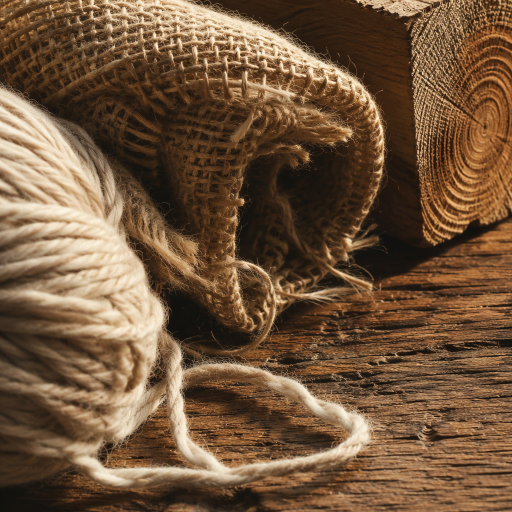
//> input picture 底层算法演示/图像滤波/assets/texture.png, 1024 x 1024 px (shown at 1/2 size)
$ ./image_filtering -i=../assets/texture.png   (built with g++ and OpenCV 4)
//> lines starting //> are read from the running program, lines starting //| are printed output that depends on the picture
/**
 * @file    image_filtering.cpp
 * @brief   图像滤波演示：高斯、中值、双边滤波与锐化的效果对比。
 * @details 流程：选择滤波器类型 -> 设定核大小 -> 卷积运算 -> 对比效果。
 * @note    依赖：OpenCV 4.x（core / imgproc / imgcodecs / highgui）
 *          高斯/均值按空间距离加权，边缘一起被模糊；中值对椒盐噪声最有效；
 *          双边滤波同时考虑空间距离与灰度差，因此能「保边去噪」。
 */

#include <algorithm>
#include <cmath>
#include <iomanip>
#include <iostream>
#include <string>
#include <vector>

#include <opencv2/opencv.hpp>
#include <opencv2/core/utils/filesystem.hpp>

namespace {

const int kPanelWidth = 480;
const int kPanelHeight = 360;
const int kTitleHeight = 30;

/** @brief 在若干候选位置中查找素材，便于从不同工作目录运行。 */
std::string locateAsset(const std::string& fileName)
{
    const std::vector<std::string> candidates = {
        "../../assets/" + fileName, "../assets/" + fileName, "assets/" + fileName};
    for (const auto& path : candidates) {
        if (cv::utils::fs::exists(path)) {
            return path;
        }
    }
    return candidates.front();
}

/** @brief 由素材路径推导输出目录：<demo>/assets/x.png -> <demo>/output。 */
std::string outputDirFor(const std::string& inputPath)
{
    std::string dir = inputPath;
    const size_t slash = dir.find_last_of("/\\");
    dir = (slash == std::string::npos) ? "." : dir.substr(0, slash);
    const size_t slash2 = dir.find_last_of("/\\");
    const std::string leaf = (slash2 == std::string::npos) ? dir : dir.substr(slash2 + 1);
    if (leaf == "assets") {
        dir = (slash2 == std::string::npos) ? "." : dir.substr(0, slash2);
    }
    return dir + "/output";
}

/** @brief 等比缩放并居中留白到固定面板。 */
cv::Mat fitPanel(const cv::Mat& image, const std::string& title)
{
    cv::Mat bgr;
    if (image.channels() == 1) {
        cv::cvtColor(image, bgr, cv::COLOR_GRAY2BGR);
    } else {
        bgr = image;
    }
    const double scale =
        std::min(kPanelWidth / static_cast<double>(bgr.cols),
                 kPanelHeight / static_cast<double>(bgr.rows));
    cv::Mat scaled;
    cv::resize(bgr, scaled, cv::Size(), scale, scale, cv::INTER_AREA);
    cv::Mat panel(kPanelHeight + kTitleHeight, kPanelWidth, CV_8UC3, cv::Scalar(255, 255, 255));
    const int x = (kPanelWidth - scaled.cols) / 2;
    const int y = kTitleHeight + (kPanelHeight - scaled.rows) / 2;
    scaled.copyTo(panel(cv::Rect(x, y, scaled.cols, scaled.rows)));
    cv::putText(panel, title, cv::Point(8, 21), cv::FONT_HERSHEY_SIMPLEX, 0.5,
                cv::Scalar(0, 0, 0), 1, cv::LINE_AA);
    return panel;
}

/** @brief 按列数拼接等尺寸面板。 */
cv::Mat montage(const std::vector<cv::Mat>& panels, int cols)
{
    const int rows = static_cast<int>((panels.size() + cols - 1) / cols);
    cv::Mat canvas(rows * panels[0].rows, cols * panels[0].cols, CV_8UC3, cv::Scalar(255, 255, 255));
    for (size_t i = 0; i < panels.size(); ++i) {
        const int r = static_cast<int>(i) / cols;
        const int c = static_cast<int>(i) % cols;
        panels[i].copyTo(canvas(cv::Rect(c * panels[i].cols, r * panels[i].rows,
                                         panels[i].cols, panels[i].rows)));
    }
    return canvas;
}

/**
 * @brief  用拉普拉斯方差衡量图像的高频（细节/噪声）强度。
 * @param  gray 灰度图。
 * @return 拉普拉斯响应的方差，越大越锐利。
 */
double sharpness(const cv::Mat& gray)
{
    cv::Mat laplacian;
    cv::Laplacian(gray, laplacian, CV_32F, 3);
    cv::Scalar mean;
    cv::Scalar stddev;
    cv::meanStdDev(laplacian, mean, stddev);
    return stddev[0] * stddev[0];
}

}  // namespace

/**
 * @brief  主流程：四种滤波 + 锐化的对比。
 * @param  argc 参数个数。
 * @param  argv 参数列表。
 * @return 0 表示成功，非 0 表示失败。
 */
int main(int argc, char** argv)
{
    const cv::String keys =
        "{help h usage ? |      | 打印帮助信息 }"
        "{i input        |      | 输入图像路径，缺省读取 assets/texture.png }"
        "{o output       |      | 输出图像路径，缺省写入 <目录>/output/image_filtering.png }"
        "{k kernel       | 7    | 高斯/中值滤波的核大小（奇数） }"
        "{s sigma        | 0    | 高斯标准差，0 表示由核大小推导 }"
        "{e sigmaColor   | 60   | 双边滤波的颜色标准差 }"
        "{d display      | 0    | 是否弹窗显示 (1=显示, 0=不显示) }";

    cv::CommandLineParser parser(argc, argv, keys);
    parser.about("图像滤波演示: 高斯 / 中值 / 双边 / 锐化\n参数请使用 --key=value 形式");
    if (parser.has("help")) {
        parser.printMessage();
        return 0;
    }
    if (!parser.check()) {
        parser.printErrors();
        parser.printMessage();
        return -1;
    }

    std::string inputPath = parser.get<std::string>("input");
    if (inputPath.empty()) {
        inputPath = locateAsset("texture.png");
    }
    const cv::Mat src = cv::imread(inputPath, cv::IMREAD_COLOR);
//> src is the input picture: 1024 rows x 1024 cols, CV_8UC3; mean B, G, R 60.3, 85.8, 113.6
    if (src.empty()) {
        std::cerr << "无法读取图像: " << inputPath << std::endl;
        return -1;
    }
    cv::Mat gray;
    cv::cvtColor(src, gray, cv::COLOR_BGR2GRAY);
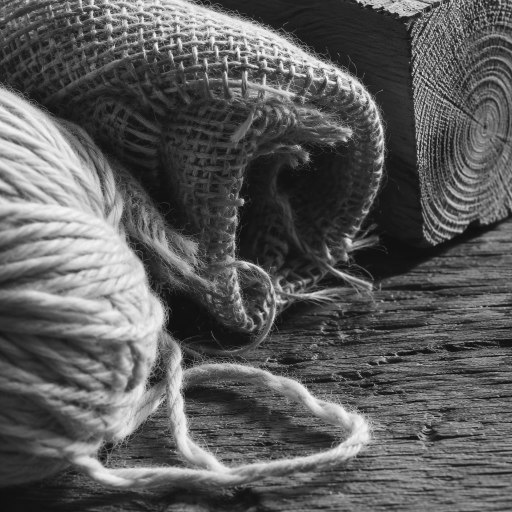
//> gray: 1024 rows x 1024 cols, CV_8UC1 (shown at 1/2 size); min 6, max 251, mean 91.2

    int kernel = parser.get<int>("kernel");
    if (kernel < 3 || kernel % 2 == 0) {
        std::cerr << "kernel 必须是不小于 3 的奇数，已改用 7" << std::endl;
        kernel = 7;
    }
    const double sigma = parser.get<double>("sigma");

    // 步骤 1~2：按核大小与标准差构造各滤波器。
    // 为了体现降噪效果，先人为加入高斯噪声作为输入。
    cv::Mat noisy;
    cv::Mat noise(gray.size(), CV_32F);
    cv::RNG rng(20261119);
    rng.fill(noise, cv::RNG::NORMAL, 0.0, 18.0);
    cv::Mat grayFloat;
    gray.convertTo(grayFloat, CV_32F);
    cv::Mat noisyFloat = grayFloat + noise;
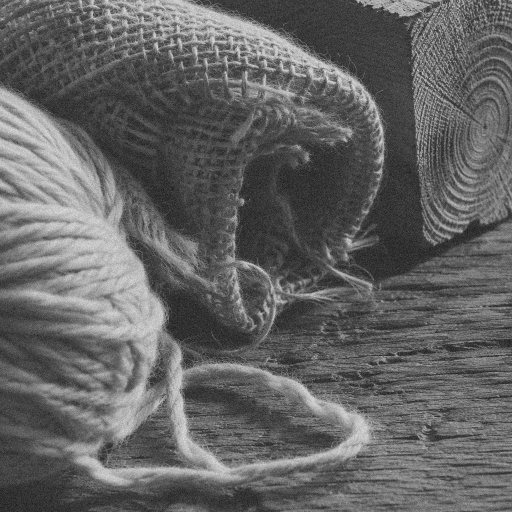
//> noisyFloat: 1024 rows x 1024 cols, CV_32FC1 (shown at 1/2 size); min -51.63, max 312.1, mean 91.2; drawn with min black and max white
    noisyFloat.convertTo(noisy, CV_8U);

    // 步骤 3：卷积运算。
    cv::Mat gaussian;
    cv::Mat median;
    cv::Mat bilateral;
    cv::Mat sharpened;
    cv::GaussianBlur(noisy, gaussian, cv::Size(kernel, kernel), sigma);
    cv::medianBlur(noisy, median, kernel);
    cv::bilateralFilter(noisy, bilateral, kernel, parser.get<double>("sigmaColor"),
                        kernel / 2.0);
    // 非锐化掩模：原图减去模糊图得到高频，再按比例加回。
    cv::Mat blurredForSharpen;
    cv::GaussianBlur(gray, blurredForSharpen, cv::Size(0, 0), 2.0);
    cv::addWeighted(gray, 1.6, blurredForSharpen, -0.6, 0.0, sharpened);

    // 步骤 4：对比效果。锐度指标用拉普拉斯方差。
    std::cout << "输入: " << inputPath << ", kernel=" << kernel << "\n";
    std::cout << std::left << std::setw(12) << "image" << "sharpness\n";
    const std::pair<std::string, cv::Mat> items[] = {
        {"original", gray}, {"noisy", noisy},  {"gaussian", gaussian},
        {"median", median}, {"bilateral", bilateral}, {"sharpened", sharpened}};
//> items = 6 items
    for (const auto& item : items) {
        std::cout << std::left << std::setw(12) << item.first << std::fixed
                  << std::setprecision(1) << sharpness(item.second) << "\n";
    }
//> this loop made 6 passes
//> (mean in sharpness, stddev in sharpness) on passes 1 to 6: (Scalar(-0.00281), Scalar(98.87)), (Scalar(-8.2e-05), Scalar(186.7)), (Scalar(-0.00187), Scalar(20.58)), (Scalar(-0.00206), Scalar(26.43)), (Scalar(-0.000811), Scalar(48.43)), (Scalar(-0.00404), Scalar(155.4))
//| original    9774.5
//| noisy       34846.6
//| gaussian    423.7
//| median      698.5
//| bilateral   2345.9
//| sharpened   24154.9
//> pass 1, in sharpness, `cv::Laplacian(gray, laplacian, CV_32F, 3);`:
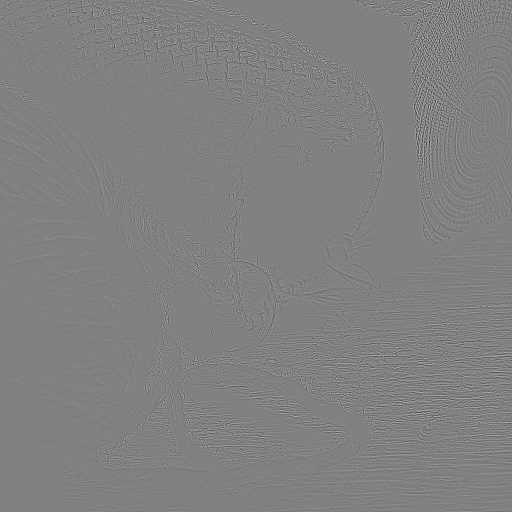
//> laplacian: 1024 rows x 1024 cols, CV_32FC1 (shown at 1/2 size); min -946, max 924, mean 0; drawn with min black and max white
//> pass 3, in sharpness (call 3), `cv::Laplacian(gray, laplacian, CV_32F, 3);`:
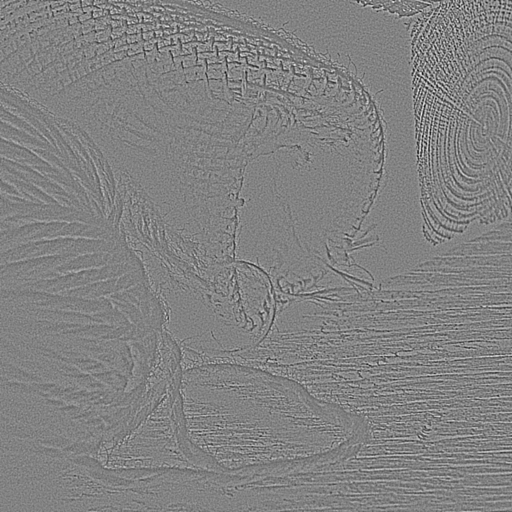
//> laplacian: 1024 rows x 1024 cols, CV_32FC1 (shown at 1/2 size); min -142, max 136, mean 0; drawn with min black and max white

    const std::vector<cv::Mat> panels = {
        fitPanel(gray, "original"),
        fitPanel(noisy, "noisy (sigma 18)"),
        fitPanel(gaussian, "gaussian"),
        fitPanel(median, "median"),
        fitPanel(bilateral, "bilateral"),
        fitPanel(sharpened, "unsharp mask")};
//> in fitPanel, `cv::resize(bgr, scaled, cv::Size(), scale, scale, cv::INTER_AREA);`:
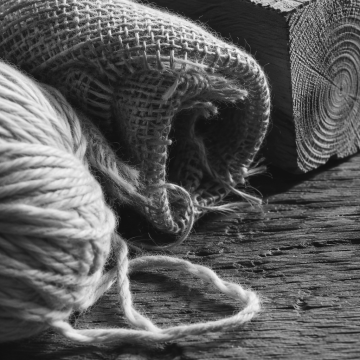
//> scaled: 360 rows x 360 cols, CV_8UC3; min 15, max 246, mean 91.2
//> in fitPanel (call 6), `cv::putText(panel, title, cv::Point(8, 21), cv::FONT_HERSHEY_SIMPLEX, ..`:
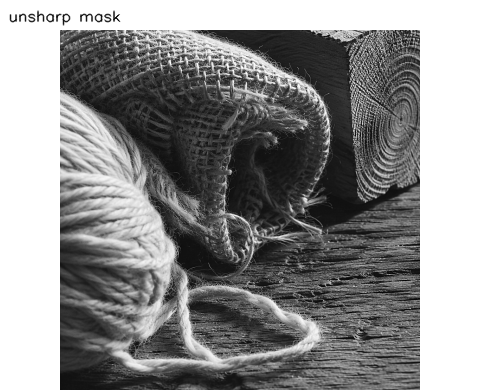
//> panel: 390 rows x 480 cols, CV_8UC3; min 0, max 255, mean 141.2
    const cv::Mat result = montage(panels, 3);
//> in montage, `const int rows = static_cast<int>((panels.size() + cols - 1) / cols);`: rows = 2
//> in montage, `cv::Mat canvas(rows * panels[0].rows, cols * panels[0].cols, CV_8UC3, ..`: canvas: 780 rows x 1440 cols, CV_8UC3; every value is 255
//> the loop in montage, `for (size_t i = 0; i < panels.size(); ++i)` made 6 passes
//> after the loop in montage, `for (size_t i = 0; i < panels.size(); ++i)`:
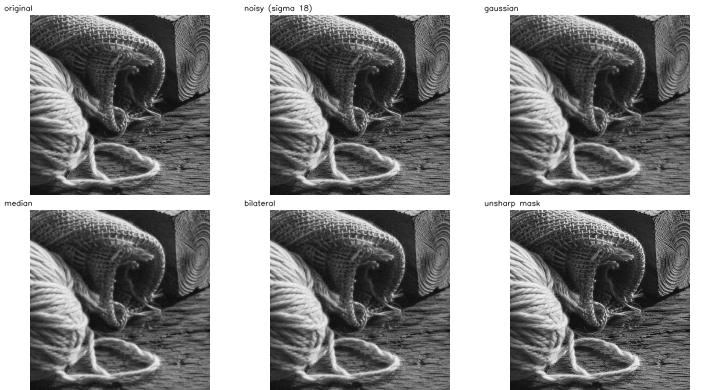
//> canvas: 780 rows x 1440 cols, CV_8UC3 (shown at 1/2 size); min 0, max 255, mean 141.3

    std::string outputPath = parser.get<std::string>("output");
    if (outputPath.empty()) {
        const std::string outDir = outputDirFor(inputPath);
        cv::utils::fs::createDirectories(outDir);
        outputPath = outDir + "/image_filtering.png";
    }
    if (!cv::imwrite(outputPath, result)) {
        std::cerr << "无法写入输出图像: " << outputPath << std::endl;
        return -1;
    }
    std::cout << "结果已保存至 " << outputPath << std::endl;

    if (parser.get<int>("display") != 0) {
        cv::imshow("image filtering", result);
        cv::waitKey(0);
    }
    return 0;
}
